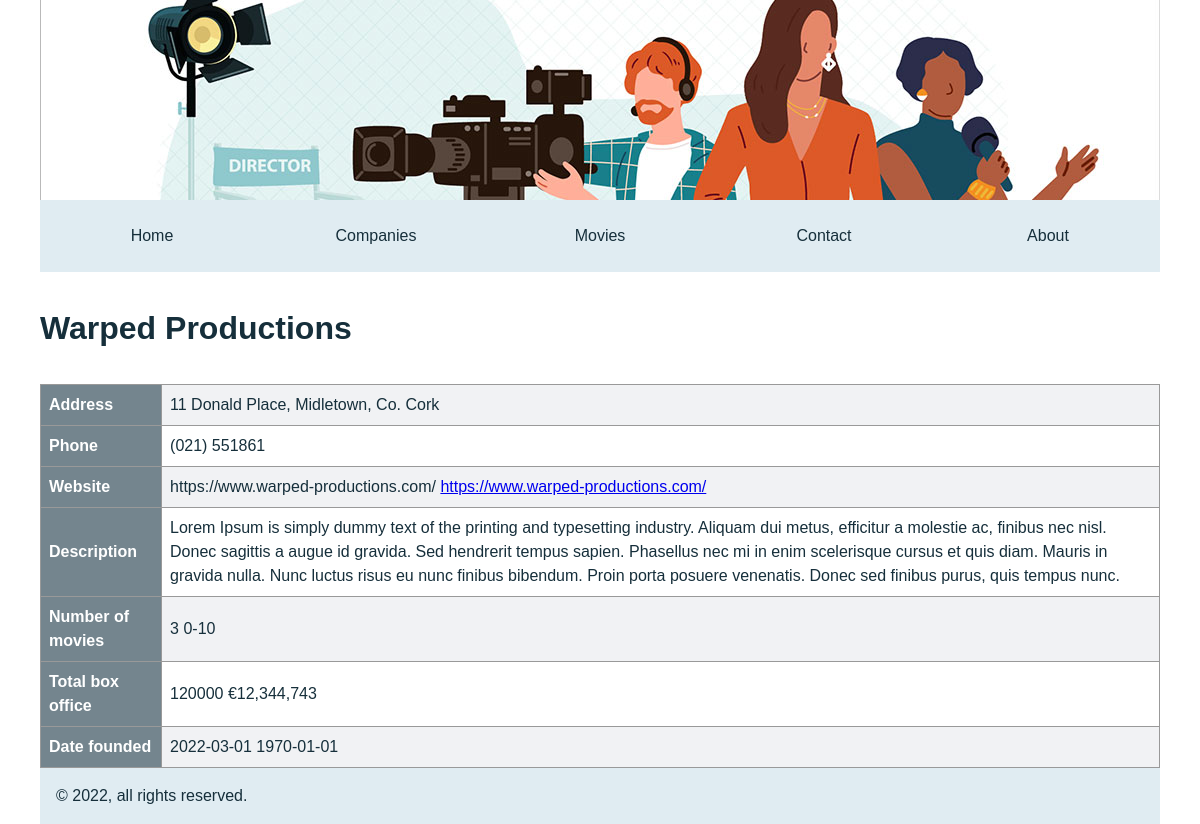
/movie-production/company_view.php?id=1, run on the app's committed database.
### tables this page shows
CREATE TABLE `company` (
  `id` int(11) NOT NULL,
  `name` varchar(100) NOT NULL,
  `address` varchar(250) NOT NULL,
  `phone_number` varchar(20) NOT NULL,
  `website` varchar(250) NOT NULL,
  `description` varchar(250) NOT NULL,
  `number_of_movies` smallint(11) NOT NULL,
  `total_box_office` int(11) NOT NULL,
  `date_founded` date NOT NULL
);

### movie-production/company_view.php (the view, shortened to what this page needs)
<?php
require_once "include/database_connection.php";
try
{
    $params = array(
        'id' => $_GET['id']
    );
    $sql = 'SELECT * FROM company WHERE id = :id';
    $stmt = $connection->prepare($sql);
    $success = $stmt->execute($params);
    if (!$success) {
        throw new Exception("Failed to retrieve patient");
    }
    else {
        $company = $stmt->fetch();
    }
}
catch(PDOException $e) {
    echo "Error: " . $e->getMessage();
}
?>
<!DOCTYPE html>
<html lang="en">
<head>
    <link rel="stylesheet" href="styles/reset.css">
    <link rel="stylesheet" href="styles/main.css">
</head>
<body class="container flex flex-column">
    <header class="header"></header>
    <nav>
        <div class="nav">
            <a href="index.php" class="nav-item">Home</a>
            <a href="company_view_all.php" class="nav-item">Companies</a>
            <a href="movie_view_all.php" class="nav-item">Movies</a>
            <a href="contact_us.php" class="nav-item">Contact</a>
            <a href="about_us.php" class="nav-item">About</a>
        </div>
    </nav>
    <main class="main">
        <h1 class="mt-1 mb-1"><?= $company["name"] ?></h1>
        <table class="table">
            <tbody>
                <tr>
                    <th>Address</th>
                    <td><?= $company["address"] ?></td>
                </tr>
                <tr>
                    <th>Phone</th>
                    <td><?= $company["phone_number"] ?></td>
                </tr>
                <tr>
                    <th>Website</th>
                    <td>
                    <?= $company["website"] ?>
                        <a href="https://www.warped-productions.com/" target="_blank">
                            https://www.warped-productions.com/
                        </a>
                    </td>
                </tr>
                <tr>
                    <th>Description</th>
                    <td>
                    <?= $company["description"] ?>
                        Aliquam dui metus, efficitur a molestie ac, finibus nec nisl.
                        Donec sagittis a augue id gravida. Sed hendrerit tempus sapien.
                        Phasellus nec mi in enim scelerisque cursus et quis diam.
                        Mauris in gravida nulla. Nunc luctus risus eu nunc finibus
                        bibendum. Proin porta posuere venenatis. Donec sed finibus
                        purus, quis tempus nunc.
                    </td>
                </tr>
                <tr>
                    <th>Number of movies</th>
                    <td>
                    <?= $company["number_of_movies"] ?>
                    0-10</td>
                </tr>
                <tr>
                    <th>Total box office</th>
                    <td>
                    <?= $company["total_box_office"] ?>
                    €12,344,743</td>
                </tr>
                <tr>
                    <th>Date founded</th>
                    <td>
                    <?= $company["date_founded"] ?>
                    1970-01-01</td>
                </tr>
            </tbody>
        </table>
    </main>
    <footer class="footer">
        <p>&copy; 2022, all rights reserved.</p>
    </footer>
</body>
</html>

### movie-production/styles/main.css (style rules this page uses)
:root { --font-family: Arial, Helvetica, sans-serif; --white: #fff; --bodytext: #162F3B; --bluegrey: #74858E; --palegrey: #F1F2F4; --lighterblue: #E0ECF2; --lightbrown: #999; --lightblue: #C1DCED; --primary: #7C69EF; --secondary: #D9E2EF; --success: #42BA96; --danger: #DF4759; --warning: #FFC107; --info: #467FD0; --light: #F1F4F8; --dark: #161C2D; }
.flex { display: flex; }
.flex-column { flex-direction: column; }
.mt-1 { margin-top: 1em; }
.mb-1 { margin-bottom: 1em; }
body { font-family: var(--font-family); color: var(--bodytext); }
.container { width: 1120px; margin: 0 auto; }
.header { background-image: url("../images/header.jpg"); height: 200px; }
.nav { background: var(--lighterblue); width: 100%; display: flex; align-items: center; }
.nav-item { display: inline; padding: 1.5em; flex: 1; text-align: center; text-decoration: none; color: var(--bodytext); }
.main { flex: 1; }
.footer { background: var(--lighterblue); width: 100%; padding: 1em; }
.table { border-collapse: collapse; width: 100%; }
.table tbody tr:nth-child(odd) { background: var(--palegrey); }
.table td, th { border: 1px solid var(--lightbrown); padding: 0.5em; text-align: left; }
.table th { background: var(--bluegrey); color: var(--white); }

### data on the page
company: name "Warped Productions", address "11 Donald Place, Midletown, Co. Cork", phone_number "(021) 551861", website "https://www.warped-productions.com/", description "Lorem Ipsum is simply dummy text of the printing and typesetting industry.", number_of_movies "3", total_box_office "120000", date_founded "2022-03-01"
